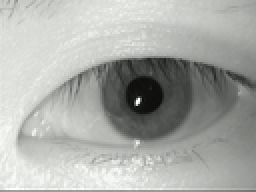
%> input picture chingycl5.bmp, 128 x 96 px, shrunk from 320 x 240 before the run (shown 2 times larger)
$ octave --eval "result = hough_circle(rgb2gray(imread('chingycl5.bmp')));"   (GNU Octave 9; MATLAB toolbox functions it lacks are replaced by stand-ins)
%> lines starting %> are read from the running program, lines starting %| are printed output that depends on the picture
### hough_acum_circle.m
function A = hough_acum_circle(M, min_radius, max_radius)
    [X Y] = meshgrid(0:2*max_radius, 0:2*max_radius);
    circle_mask = round(sqrt((X-max_radius).^2 + (Y-max_radius).^2));
    circle_mask(circle_mask<min_radius | circle_mask>max_radius) = 0;
    [cx cy cr] = find(circle_mask);

    [n m] = size(M);
    delta_radius = max_radius - min_radius + 1;
    A = zeros(n+2*max_radius+1, m+2*max_radius+1, delta_radius);

    [xs ys] = find(M);
    for i=1:length(xs)
        x = xs(i);
        y = ys(i);

        xidx = cx+x+1;
        yidx = cy+y+1;
        ridx = cr-min_radius+1;
        mask = xidx > 0 & xidx < size(A,1) & yidx > 0 & yidx < size(A,2);
        idx = sub2ind(size(A), xidx(mask), yidx(mask), ridx(mask));

        A(idx) = 1 + A(idx);
    end
    A = A(max_radius:n+max_radius-1, max_radius:m+max_radius-1, :);

### compute_perimeter.m
function p = compute_perimeter(r)
    x = -r;
    y = 0;
    p = 0;
    err = 2 - 2 * r;
    while x < 0
        p = p + 4;
        r = err;
        if r <= y
            y = y + 1;
            err = err +  y*2+1;
        end
        if r > x || err > y
            x = x + 1;
            err = err + x*2+1; %/* e_xy+e_x > 0 or no 2nd y-step */
        end
    end

### hough_circle.m
function [X Y R A] = hough_circle(I, min_radius, max_radius, factor)
    if nargin < 2
        min_radius = 12;
        max_radius = min(size(I, 1), size(I, 2));
    end
    if nargin < 4
        factor = 0.7;
    end

    borders = edge(I, 'canny', [0.08 0.15]);
    borders = imdilate(borders,strel('square', 2));
    A = hough_acum_circle(borders, min_radius, max_radius);

    % Idea: remove local non-maxima to avoid repetition in lines
    X = zeros(0, 1);
    Y = zeros(0, 1);
    R = zeros(0, 1);
    for r = min_radius:max_radius
        thresh = compute_perimeter(r) * factor;
        [x y] = find(squeeze(A(:, :, r - min_radius + 1)) > thresh);
        X = [X ; x];
        Y = [Y ; y];
        R = [R ; repmat([r], size(x), 1)];
    end
%> in hough_circle, `borders = edge(I, 'canny', [0.08 0.15]);`:
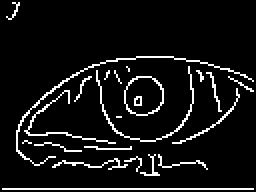
%> borders: size 96x128 logical (shown 2 times larger); 7.6% white in thin lines or dots
%> in hough_circle, `borders = imdilate(borders,strel('square', 2));`:
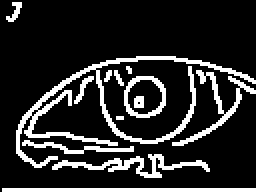
%> borders: size 96x128 logical (shown 2 times larger); 16.4% white in thin lines or dots
%> in hough_acum_circle, `circle_mask(circle_mask<min_radius | circle_mask>max_radius) = 0;`:
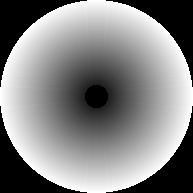
%> circle_mask: size 193x193 double; min 0, max 96, mean 50.4; drawn with min black and max white
%> in hough_acum_circle, `[xs ys] = find(M);`: xs = 2018 values from 2 to 96; ys = 2018 values from 2 to 128
%> the loop in hough_acum_circle, `for i=1:length(xs)` made 2018 passes
%> (x, y) on passes 1 to 3: (95, 2), (96, 2), (95, 3)
%> the loop in hough_circle, `for r = min_radius:max_radius` made 85 passes
%> (X, Y, R) on passes 3 to 8: (73, 25, 13), (73, 25, 13), (73, 25, 13), (73, 25, 13), (73, 25, 13), (73, 25, 13)
%> (x, y, X, Y, R) on pass 2: (73, 25, 73, 25, 13)
%> `result = hough_circle(rgb2gray(imread('chingycl5.bmp')));`: result = [73; 52; 53; 53; 51; 52; 51; 52]
